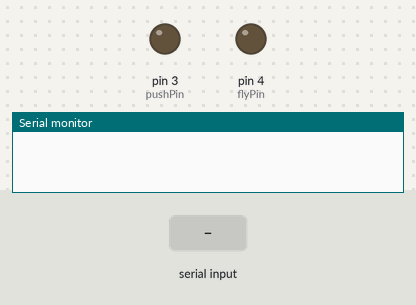
This sketch was run on a simulated Arduino Uno, built with avr-gcc and run on an emulated ATmega328P. On the bench: output pins drawn as LEDs (lit = HIGH), the last lines printed to the serial monitor. Inputs (shaded band) come from the test bench.

Above: at 1.2 s.
1.3 s: "1\n" received over Serial
At 1.9 s:
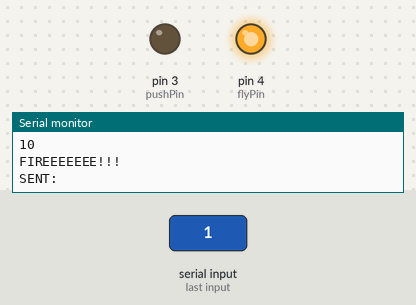
Timing chart, 0 to 4.3 s (numbered marks = the images above; inputs shaded):
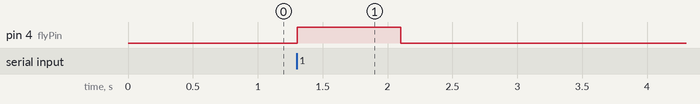

Measured:
- after the input at 1.3 s, pin 4 (flyPin): LOW → HIGH at once, → LOW 0.80 s later

The sketch:

nerfControl.ino
```cpp
#define pushPin 3
#define flyPin 4

int output = 0;

void setup(){
  pinMode(pushPin, OUTPUT);
  pinMode(flyPin, OUTPUT);
  Serial.begin(9600);     // opens serial port, sets data rate to 9600 bps
  analogWrite(pushPin, 0);
  analogWrite(flyPin, 0);

}

bool checkForInput() {
  int incomingByte = 0;
  // send data only when you receive data:
  if (Serial.available() > 0) {
    // read the incoming byte:
    incomingByte = Serial.read();

    // say what you got:
    Serial.println(incomingByte, DEC);
    // detect enter key
    if (incomingByte == 10) {
      Serial.println("FIREEEEEEE!!!");
      return true;
    }
  }

  return false;
}

void loop(){
  bool fire = false;
  fire = checkForInput();
  if (fire == true) {
    // start the pusher motor
    Serial.print("SENT: ");
    analogWrite(flyPin, 255);
    delay(800);
    //analogWrite(pushPin, 255);
    //delay(240);
    //analogWrite(pushPin, 0);
    analogWrite(flyPin, 0);
    Serial.println("STOP!!!");
  }
}
```
